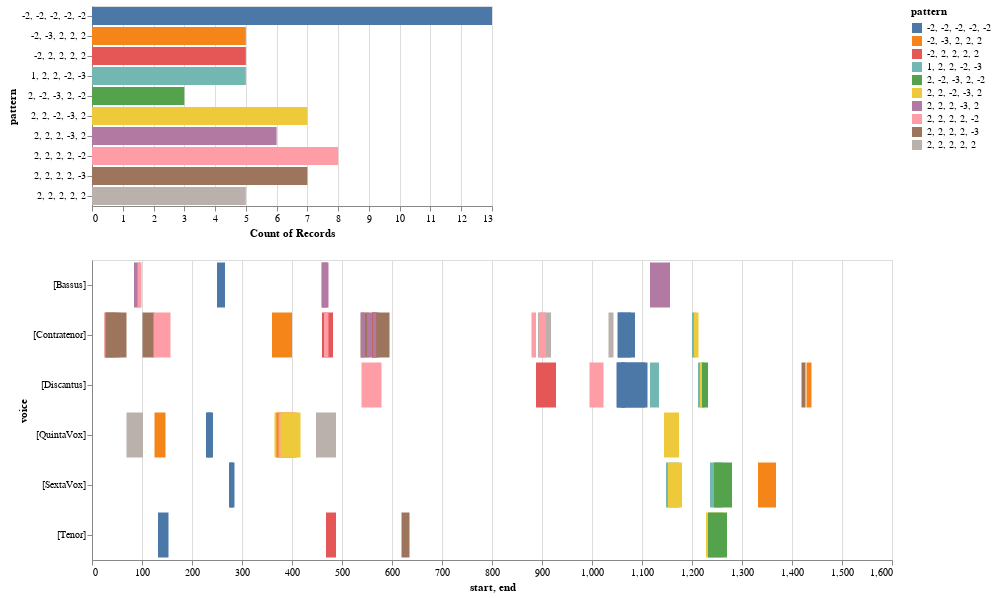

Here is the notebook cell this chart was saved with:
### Code cell
viz.plot_ngrams_heatmap(mel_ngrams, dur_ngrams , selected_pattern=mel_ngrams_top_patterns_list, voices=[])

### Figure 1 — Vega-Lite specification as saved in the notebook (floating-point values rounded to 4 significant figures)
{"config": {"view": {"continuousWidth": 400, "continuousHeight": 300}}, "vconcat": [{"mark": "bar", "encoding": {"color": {"type": "nominal", "field": "pattern"}, "opacity": {"condition": {"value": 1, "selection": "selector003"}, "value": 0.2}, "x": {"type": "nominal", "aggregate": "count", "field": "pattern"}, "y": {"type": "nominal", "field": "pattern"}}, "selection": {"selector003": {"type": "multi", "fields": ["pattern"]}}}, {"mark": "bar", "encoding": {"color": {"type": "nominal", "field": "pattern"}, "opacity": {"condition": {"value": 1, "selection": "selector003"}, "value": 0.2}, "tooltip": [], "x": {"type": "quantitative", "field": "start"}, "x2": {"field": "end"}, "y": {"type": "nominal", "field": "voice"}}, "height": 300, "selection": {"selector003": {"type": "multi", "fields": ["pattern"]}}, "width": 800}], "data": {"name": "data-ca06e7d6eacf2ed2906ad3f41b55353c"}, "$schema": "https://vega.github.io/schema/vega-lite/v4.8.1.json", "datasets": {"data-ca06e7d6eacf2ed2906ad3f41b55353c": [{"start": 539.0, "voice": "[Discantus]", "pattern": "2, 2, 2, 2, -2", "end": 579.0}, {"start": 888.0, "voice": "[Discantus]", "pattern": "-2, 2, 2, 2, 2", "end": 928.0}, {"start": 995.0, "voice": "[Discantus]", "pattern": "2, 2, 2, 2, -2", "end": 1023.0}, {"start": 1049.0, "voice": "[Discantus]", "pattern": "-2, -2, -2, -2, -2", "end": 1065.0}, {"start": 1050.0, "voice": "[Discantus]", "pattern": "-2, -2, -2, -2, -2", "end": 1066.0}, {"start": 1058.0, "voice": "[Discantus]", "pattern": "-2, -2, -2, -2, -2", "end": 1106.0}, {"start": 1059.0, "voice": "[Discantus]", "pattern": "-2, -2, -2, -2, -2", "end": 1111.0}, {"start": 1116.0, "voice": "[Discantus]", "pattern": "1, 2, 2, -2, -3", "end": 1134.0}, {"start": 1212.0, "voice": "[Discantus]", "pattern": "1, 2, 2, -2, -3", "end": 1224.0}, {"start": 1216.0, "voice": "[Discantus]", "pattern": "2, 2, -2, -3, 2", "end": 1226.0}, {"start": 1220.0, "voice": "[Discantus]", "pattern": "2, -2, -3, 2, -2", "end": 1232.0}, {"start": 1419.0, "voice": "[Discantus]", "pattern": "2, 2, 2, 2, -3", "end": 1427.0}, {"start": 1429.0, "voice": "[Discantus]", "pattern": "-2, -3, 2, 2, 2", "end": 1439.0}, {"start": 25.0, "voice": "[Contratenor]", "pattern": "-2, 2, 2, 2, 2", "end": 49.0}, {"start": 26.0, "voice": "[Contratenor]", "pattern": "2, 2, 2, 2, 2", "end": 57.0}, {"start": 27.0, "voice": "[Contratenor]", "pattern": "2, 2, 2, 2, -3", "end": 69.0}, {"start": 101.0, "voice": "[Contratenor]", "pattern": "2, 2, 2, 2, -3", "end": 125.0}, {"start": 123.0, "voice": "[Contratenor]", "pattern": "2, 2, 2, 2, -2", "end": 157.0}, {"start": 360.0, "voice": "[Contratenor]", "pattern": "-2, -3, 2, 2, 2", "end": 400.0}, {"start": 460.0, "voice": "[Contratenor]", "pattern": "-2, 2, 2, 2, 2", "end": 482.0}, {"start": 464.0, "voice": "[Contratenor]", "pattern": "2, 2, 2, 2, -2", "end": 473.0}, {"start": 537.0, "voice": "[Contratenor]", "pattern": "2, 2, 2, 2, -3", "end": 553.7}, {"start": 538.0, "voice": "[Contratenor]", "pattern": "2, 2, 2, -3, 2", "end": 546.3}, {"start": 550.0, "voice": "[Contratenor]", "pattern": "2, 2, 2, -3, 2", "end": 574.0}, {"start": 560.0, "voice": "[Contratenor]", "pattern": "-2, 2, 2, 2, 2", "end": 566.7}, {"start": 561.0, "voice": "[Contratenor]", "pattern": "2, 2, 2, 2, -3", "end": 595.0}, {"start": 562.0, "voice": "[Contratenor]", "pattern": "2, 2, 2, -3, 2", "end": 568.3}, {"start": 879.0, "voice": "[Contratenor]", "pattern": "2, 2, 2, 2, -2", "end": 888.0}, {"start": 892.0, "voice": "[Contratenor]", "pattern": "2, 2, 2, 2, 2", "end": 918.0}, {"start": 894.0, "voice": "[Contratenor]", "pattern": "2, 2, 2, 2, -2", "end": 908.0}, {"start": 1033.0, "voice": "[Contratenor]", "pattern": "2, 2, 2, 2, 2", "end": 1043.0}, {"start": 1051.0, "voice": "[Contratenor]", "pattern": "-2, -2, -2, -2, -2", "end": 1061.0}, {"start": 1052.0, "voice": "[Contratenor]", "pattern": "-2, -2, -2, -2, -2", "end": 1078.0}, {"start": 1060.0, "voice": "[Contratenor]", "pattern": "-2, -2, -2, -2, -2", "end": 1086.0}, {"start": 1200.0, "voice": "[Contratenor]", "pattern": "1, 2, 2, -2, -3", "end": 1207.0}, {"start": 1204.0, "voice": "[Contratenor]", "pattern": "2, 2, -2, -3, 2", "end": 1213.0}, {"start": 132.0, "voice": "[Tenor]", "pattern": "-2, -2, -2, -2, -2", "end": 153.0}, {"start": 468.0, "voice": "[Tenor]", "pattern": "-2, 2, 2, 2, 2", "end": 488.0}, {"start": 619.0, "voice": "[Tenor]", "pattern": "2, 2, 2, 2, -3", "end": 635.0}, {"start": 1228.0, "voice": "[Tenor]", "pattern": "2, 2, -2, -3, 2", "end": 1262.0}, {"start": 1232.0, "voice": "[Tenor]", "pattern": "2, -2, -3, 2, -2", "end": 1270.0}, {"start": 69.0, "voice": "[QuintaVox]", "pattern": "2, 2, 2, 2, 2", "end": 102.0}, {"start": 125.0, "voice": "[QuintaVox]", "pattern": "-2, -3, 2, 2, 2", "end": 147.0}, {"start": 228.0, "voice": "[QuintaVox]", "pattern": "-2, -2, -2, -2, -2", "end": 239.0}, {"start": 230.0, "voice": "[QuintaVox]", "pattern": "-2, -2, -2, -2, -2", "end": 242.0}, {"start": 365.0, "voice": "[QuintaVox]", "pattern": "2, 2, -2, -3, 2", "end": 401.0}, {"start": 369.0, "voice": "[QuintaVox]", "pattern": "-2, -3, 2, 2, 2", "end": 407.0}, {"start": 373.0, "voice": "[QuintaVox]", "pattern": "2, 2, 2, 2, -2", "end": 411.0}, {"start": 377.0, "voice": "[QuintaVox]", "pattern": "2, 2, -2, -3, 2", "end": 417.0}, {"start": 448.0, "voice": "[QuintaVox]", "pattern": "2, 2, 2, 2, 2", "end": 488.0}, {"start": 1144.0, "voice": "[QuintaVox]", "pattern": "2, 2, -2, -3, 2", "end": 1174.0}, {"start": 274.0, "voice": "[SextaVox]", "pattern": "-2, -2, -2, -2, -2", "end": 282.0}, {"start": 276.0, "voice": "[SextaVox]", "pattern": "-2, -2, -2, -2, -2", "end": 285.0}, {"start": 1148.0, "voice": "[SextaVox]", "pattern": "1, 2, 2, -2, -3", "end": 1174.0}, {"start": 1152.0, "voice": "[SextaVox]", "pattern": "2, 2, -2, -3, 2", "end": 1180.0}, {"start": 1236.0, "voice": "[SextaVox]", "pattern": "1, 2, 2, -2, -3", "end": 1260.0}, {"start": 1244.0, "voice": "[SextaVox]", "pattern": "2, -2, -3, 2, -2", "end": 1280.0}, {"start": 1332.0, "voice": "[SextaVox]", "pattern": "-2, -3, 2, 2, 2", "end": 1368.0}, {"start": 84.0, "voice": "[Bassus]", "pattern": "2, 2, 2, -3, 2", "end": 97.0}, {"start": 91.0, "voice": "[Bassus]", "pattern": "2, 2, 2, 2, -2", "end": 99.0}, {"start": 250.0, "voice": "[Bassus]", "pattern": "-2, -2, -2, -2, -2", "end": 266.0}, {"start": 459.0, "voice": "[Bassus]", "pattern": "2, 2, 2, 2, -3", "end": 471.0}, {"start": 460.0, "voice": "[Bassus]", "pattern": "2, 2, 2, -3, 2", "end": 473.0}, {"start": 1116.0, "voice": "[Bassus]", "pattern": "2, 2, 2, -3, 2", "end": 1156.0}]}}
